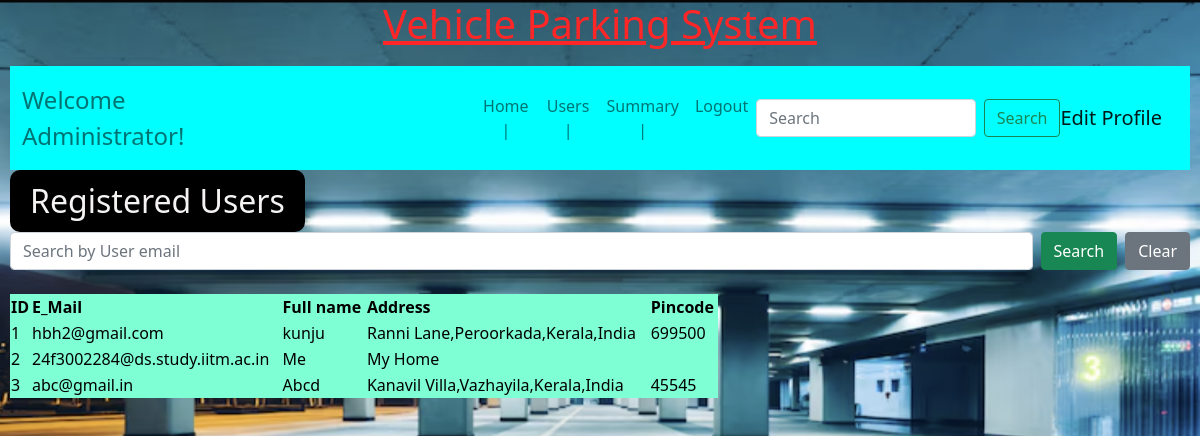
The app's page /registered_users with its own data.
### backend/models.py (models this page shows)
class User_Details(db.Model):
    __tablename__="user_details" #by default,tablename will be taken as the class name with all letters in lower case
    id=db.Column(db.Integer,primary_key=True)
    email=db.Column(db.String,unique=True,nullable=False)
    password=db.Column(db.String,nullable=False)
    role=db.Column(db.Integer,default=1) # by default, the one who registers is user and not admin
    full_name=db.Column(db.String,nullable=False)
    address=db.Column(db.String,nullable=False)
    pin_code=db.Column(db.Integer,nullable=False)
    reserve_parking_spot=db.relationship("Reserve_parking_spot",cascade="all,delete",backref="user_details",lazy=True)

### backend/controllers.py (the view)
@app.route("/registered_users")
def registered():
    users=User_Details.query.all()
    return render_template("registered_users.html",users=users)

### templates/registered_users.html (shortened to what this page needs)
{%extends "adminlayout.html"%}
{%block content%}
    <div class="centers"> Registered Users</div>
    <form class="d-flex" method="POST" action="/search_users">
        <input class="form-control me-2" type="search" placeholder="Search by User email" aria-label="Search" id="search" name="search" value="{{search_text if search_text else ''}}">
        <button class="btn btn-success" type="submit">Search</button>
        <a href="/registered_users" class="btn btn-secondary ms-2">Clear</a>
    </form>
    <br>
    <table border="2" class="cont">
        <thead>
        <tr>
            <th>ID</th>
            <th>E_Mail</th>
            <th>Full name</th>
            <th>Address</th>
            <th>Pincode</th>
        </tr>
        </thead>
        {%for usr in users%}
        <tbody>
        <tr>
            {%if usr.role!=0%}
                <td>{{usr.id-1}}</td>
                <td>{{usr.email}}</td>
                <td>{{usr.full_name}}</td>
                <td>{{usr.address}}</td>
                <td>{{usr.pin_code}}</td>
            {%endif%}
                {%endfor%}
        </tr>
    </tbody>
    </table>
{%endblock%}

### static/styles/styles.css (style rules this page uses)
* { margin: 0px; }
html { background-image: url(/static/images/bkg1.png); background-size: cover; }
.centers { width: 25%; font-size: xx-large; color: oklab(96.346% 0.00308 0.00084); border: 2px solid black; border-radius: 10px; text-align: center; padding: 5px; background-color: black; }
.cont { border: #fc1010; background-color: aquamarine; color: black; width: 60%; }

### records on screen
User_Details: usr.id-1 "1", email "hbh2@gmail.com", full_name "kunju", address "Ranni Lane,Peroorkada,Kerala,India", pin_code "699500"
User_Details: id "2", email "24f3002284@ds.study.iitm.ac.in", full_name "Me", address "My Home"
User_Details: id "3", email "abc@gmail.in", full_name "Abcd", address "Kanavil Villa,Vazhayila,Kerala,India", pin_code "45545"
